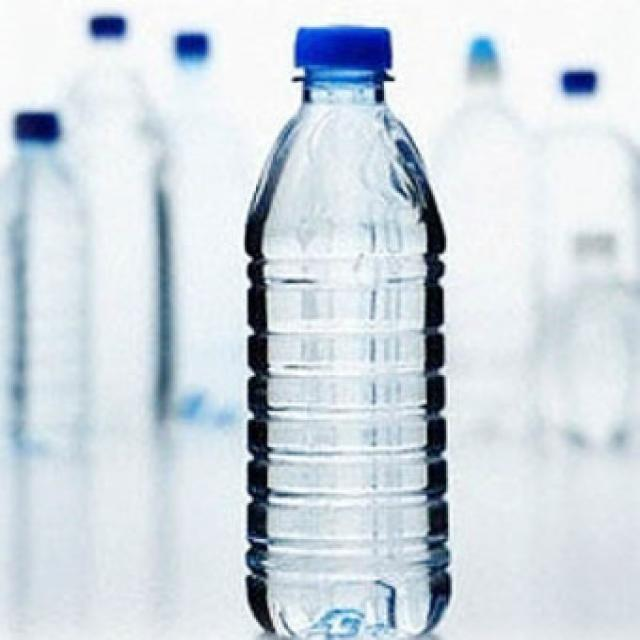
#> input picture detections/Download-Google-Images/imgfordifcolor/azure_download/valid/-139_jpg.rf.1dbac6f3e035a4556995c4c5146679e2.jpg, 640 x 640 px, found by its file name; its folder holds only this picture in this run
$ python check_azure.py
#> lines starting #> are read from the running program, lines starting #| are printed output that depends on the picture; after the words box and inside, x2 and y2 are one past the last pixel; in counts of white or black regions, pixels touching at a corner belong together
import cv2
import os
import numpy as np

def check_azure_color(image_path):
    # Загрузка изображения
    image = cv2.imread(image_path)
#> image is the input picture: shape (640, 640, 3); mean B, G, R 224.7, 216.7, 207.3

    # Создаем новый массив, в котором каждый элемент является результатом логического "и"
    # между соответствующими элементами массивов blue_range и green_range. Это позволяет одновременно проверить
    # выполнение обоих условий для каждого пикселя изображения
    blue_range = np.logical_and(image[:, :, 0] >= 160, image[:, :, 0] <= 250)
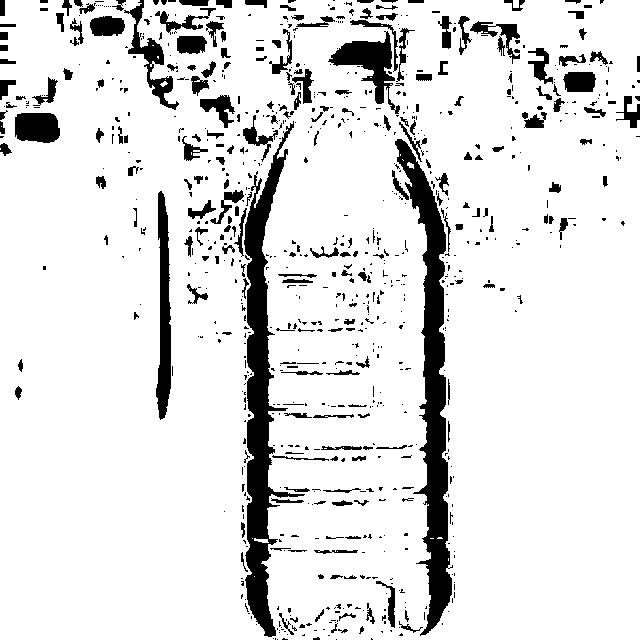
#> blue_range: shape (640, 640) bool; 88.4% white; 842 black regions (603 under 20 px), largest, box (x1, y1, x2, y2) and area: (244, 121, 305, 637) 9632, (395, 139, 453, 636) 9620, (156, 191, 171, 420) 2262
    green_range = np.logical_and(image[:, :, 1] >= 188, image[:, :, 1] <= 255)
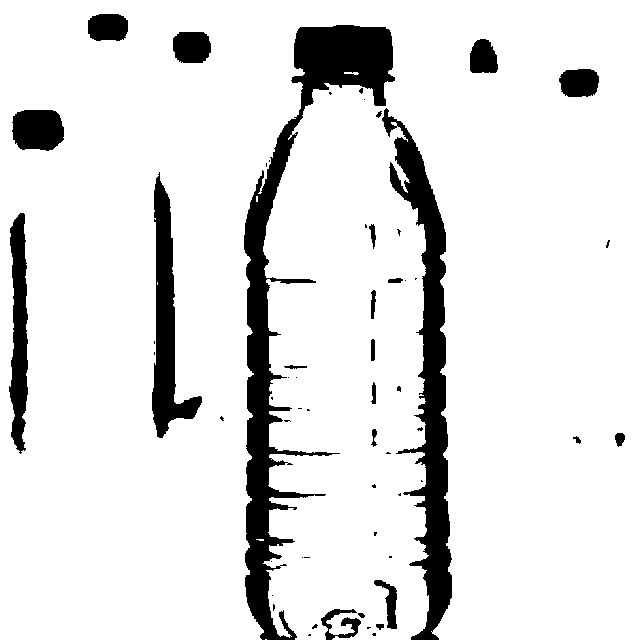
#> green_range: shape (640, 640) bool; 88.7% white; 59 black regions (36 under 20 px), largest, box (x1, y1, x2, y2) and area: (244, 25, 395, 640) 18327, (382, 108, 452, 640) 12101, (152, 172, 202, 438) 4957
    blue_green_range = np.logical_and(blue_range, green_range)
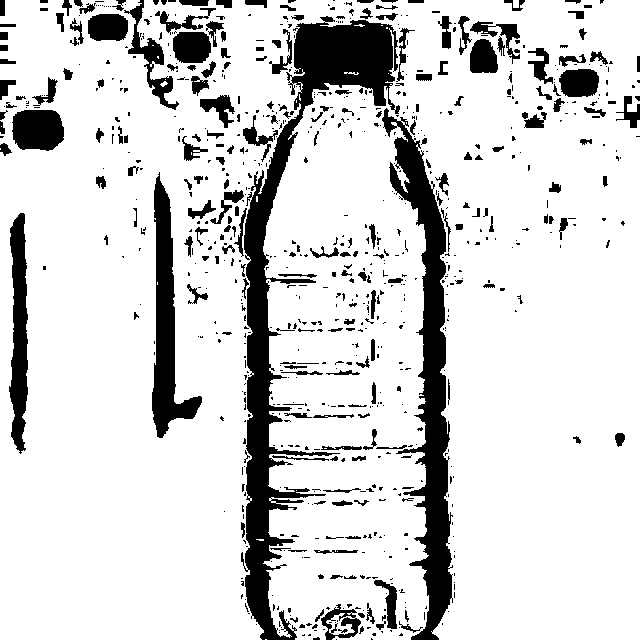
#> blue_green_range: shape (640, 640) bool; 83.8% white; 807 black regions (578 under 20 px), largest, box (x1, y1, x2, y2) and area: (241, 16, 400, 640) 19416, (382, 108, 453, 640) 12268, (152, 172, 202, 438) 4957
    # Вычисляем процент пикселей, соответствующих условию
    percentage = np.sum(blue_green_range) / (image.shape[0] * image.shape[1]) * 100
#> percentage = 83.85
    if percentage >= 30:
        print("Image contains blue or azure color")
        return True
    else:
        return False

# Путь к папке с изображениями
folder_path = r"D:\projects\detections\Download-Google-Images\imgfordifcolor\azure_download\valid"

# Получение списка файлов в папке
image_files = os.listdir(folder_path)
print("LIST OF FILES contains ", len(image_files), " files")
# Обработка каждого изображения в папке
total = 0
for image_file in image_files:
    total += 1
    print ("Itteration №", total)
    image_path = os.path.join(folder_path, image_file)
    format_file = os.path.splitext(image_file)[1]
    if format_file != '.jpg': #format_file != '.jpeg': for unix
        print(image_file, " was skipped")
        pass
    elif check_azure_color(image_path) is False:
        print("DELETE ", image_file)
        os.remove(image_path)

$ run again, on detections/Download-Google-Images/imgfordifcolor/azure_download/valid/-327_jpg.rf.52841075833bd7e45976c1cb79bea932.jpg
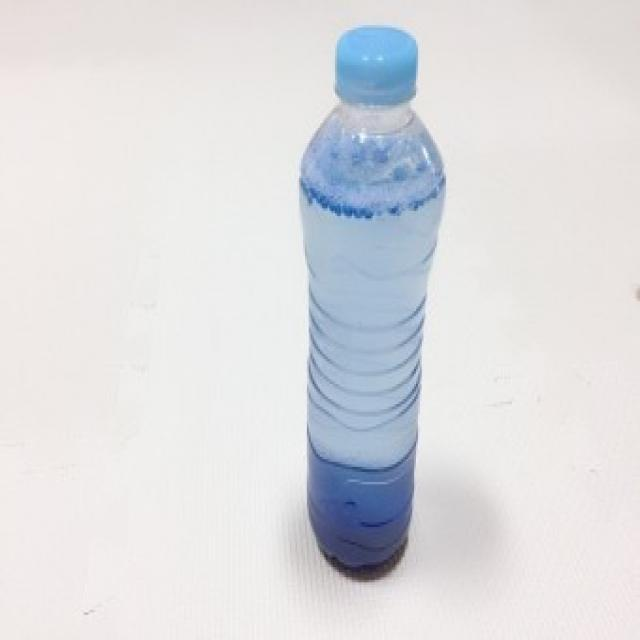
#> input picture detections/Download-Google-Images/imgfordifcolor/azure_download/valid/-327_jpg.rf.52841075833bd7e45976c1cb79bea932.jpg, 640 x 640 px, found by its file name
#> in check_azure_color, image is the input picture: shape (640, 640, 3); mean B, G, R 224.6, 221.7, 221
#> in check_azure_color, `blue_range = np.logical_and(image[:, :, 0] >= 160, image[:, :, 0] <= 2..`:
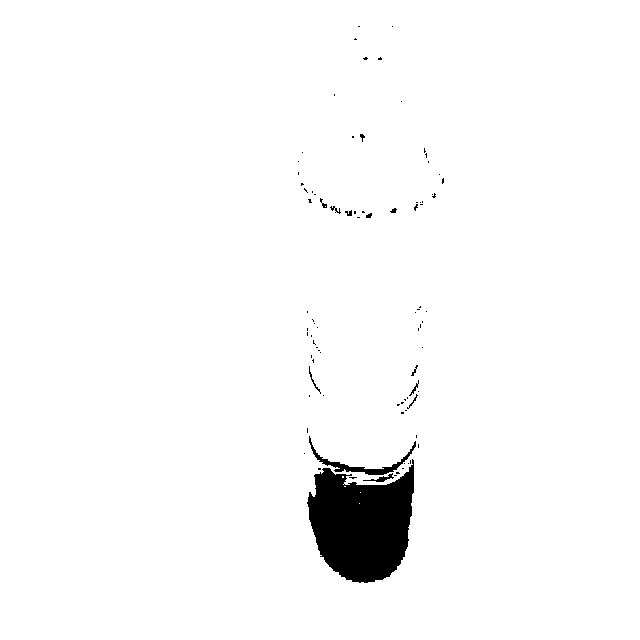
#> blue_range: shape (640, 640) bool; 97.5% white; 86 black regions (73 under 20 px), largest, box (x1, y1, x2, y2) and area: (307, 459, 414, 583) 9115, (309, 436, 416, 475) 610, (363, 473, 394, 482) 83
#> in check_azure_color, `green_range = np.logical_and(image[:, :, 1] >= 188, image[:, :, 1] <= ..`:
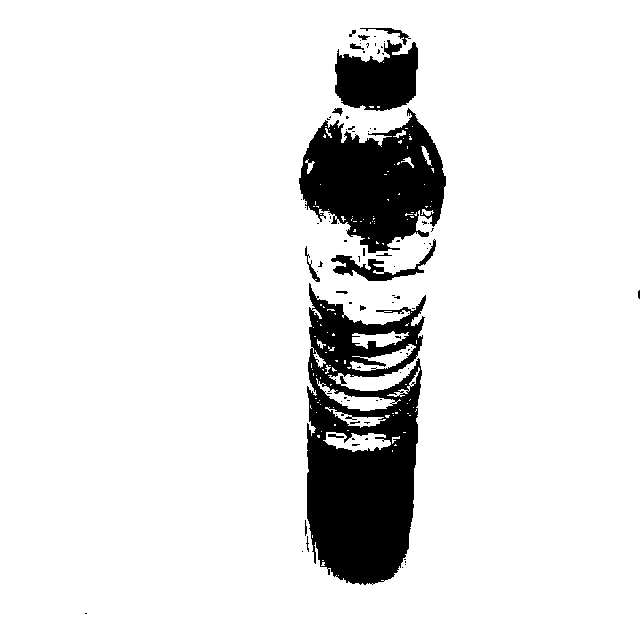
#> green_range: shape (640, 640) bool; 89.7% white; 90 black regions (74 under 20 px), largest, box (x1, y1, x2, y2) and area: (307, 283, 426, 585) 23085, (299, 108, 446, 253) 13060, (335, 40, 418, 111) 4190
#> blue_green_range: shape (640, 640) bool; 89.7% white; 108 black regions (91 under 20 px), largest, box (x1, y1, x2, y2) and area: (307, 283, 426, 585) 23085, (299, 108, 446, 253) 13076, (335, 40, 418, 111) 4190
#> percentage = 89.65
